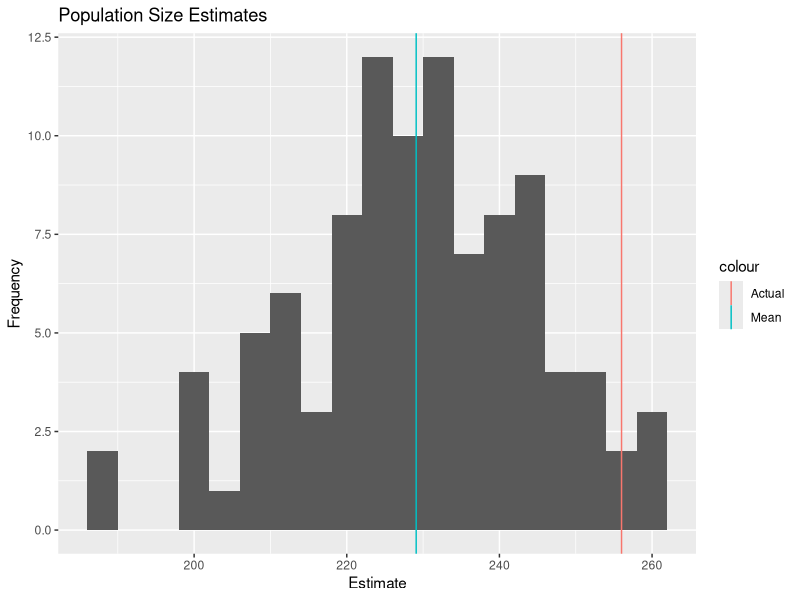
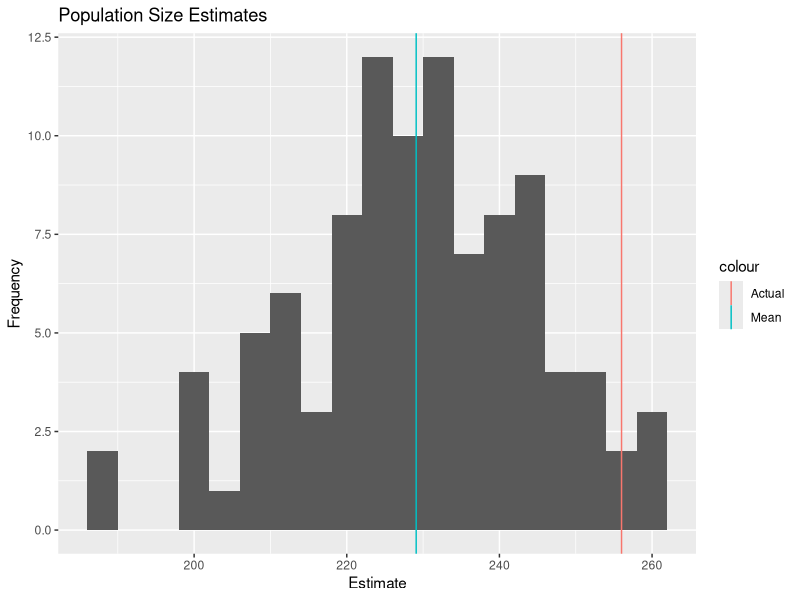

Generate these figures, in order, with R:
# Load packages
library(ggplot2)

# Load the data
setwd('~/Documents/School/SP19/Stats/MarkRecapture/sim')
d = read.csv('output/res.csv', header=T)

# Calculate via Lincoln Peterson Formula
d$lincolnPeterson = (d$M * d$C) / d$R
#Plot LP!
ggplot(d) + geom_histogram(data=d, aes(x=lincolnPeterson), binwidth = 4) + 
  geom_vline(aes(xintercept=256, color='Actual') ) + 
  geom_vline(aes(xintercept=mean(d$lincolnPeterson), color='Mean')) + 
  xlab('Estimate') + ylab('Frequency') + ggtitle('Population Size Estimates')
print('##################')
print('Lincoln Peterson')
print('Mean:')
print(mean(d$lincolnPeterson))
print('Standard Deviation:')
print(sd(d$lincolnPeterson))
ggsave(filename = 'hist.png', width = 4, height = 3, units = 'in')
